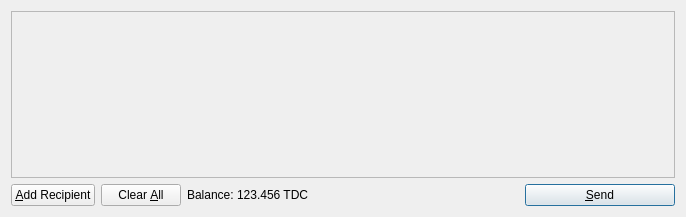
<?xml version="1.0" encoding="UTF-8"?>
<ui version="4.0">
 <class>SendCoinsDialog</class>
 <widget class="QDialog" name="SendCoinsDialog">
  <property name="geometry">
   <rect>
    <x>0</x>
    <y>0</y>
    <width>686</width>
    <height>217</height>
   </rect>
  </property>
  <property name="windowTitle">
   <string>Send Coins</string>
  </property>
  <layout class="QVBoxLayout" name="verticalLayout">
   <item>
    <widget class="QScrollArea" name="scrollArea">
     <property name="widgetResizable">
      <bool>true</bool>
     </property>
     <widget class="QWidget" name="scrollAreaWidgetContents">
      <property name="geometry">
       <rect>
        <x>0</x>
        <y>0</y>
        <width>666</width>
        <height>165</height>
       </rect>
      </property>
      <layout class="QVBoxLayout" name="verticalLayout_2">
       <property name="margin">
        <number>0</number>
       </property>
       <item>
        <layout class="QVBoxLayout" name="entries">
         <property name="spacing">
          <number>6</number>
         </property>
        </layout>
       </item>
       <item>
        <spacer name="verticalSpacer">
         <property name="orientation">
          <enum>Qt::Vertical</enum>
         </property>
         <property name="sizeHint" stdset="0">
          <size>
           <width>20</width>
           <height>40</height>
          </size>
         </property>
        </spacer>
       </item>
      </layout>
     </widget>
    </widget>
   </item>
   <item>
    <layout class="QHBoxLayout" name="horizontalLayout">
     <item>
      <widget class="QPushButton" name="addButton">
       <property name="toolTip">
        <string>Send to multiple recipients at once</string>
       </property>
       <property name="text">
        <string>&amp;Add Recipient</string>
       </property>
       <property name="icon">
        <iconset resource="../bitcoin.qrc">
         <normaloff>:/icons/add</normaloff>:/icons/add</iconset>
       </property>
       <property name="autoDefault">
        <bool>false</bool>
       </property>
      </widget>
     </item>
     <item>
      <widget class="QPushButton" name="clearButton">
       <property name="sizePolicy">
        <sizepolicy hsizetype="Minimum" vsizetype="Fixed">
         <horstretch>0</horstretch>
         <verstretch>0</verstretch>
        </sizepolicy>
       </property>
       <property name="toolTip">
        <string>Remove all transaction fields</string>
       </property>
       <property name="text">
        <string>Clear &amp;All</string>
       </property>
       <property name="icon">
        <iconset resource="../bitcoin.qrc">
         <normaloff>:/icons/remove</normaloff>:/icons/remove</iconset>
       </property>
       <property name="autoRepeatDelay">
        <number>300</number>
       </property>
       <property name="autoDefault">
        <bool>false</bool>
       </property>
      </widget>
     </item>
     <item>
      <layout class="QHBoxLayout" name="horizontalLayout_2">
       <property name="spacing">
        <number>3</number>
       </property>
       <item>
        <widget class="QLabel" name="label">
         <property name="text">
          <string>Balance:</string>
         </property>
        </widget>
       </item>
       <item>
        <widget class="QLabel" name="labelBalance">
         <property name="cursor">
          <cursorShape>IBeamCursor</cursorShape>
         </property>
         <property name="text">
          <string>123.456 TDC</string>
         </property>
         <property name="textInteractionFlags">
          <set>Qt::LinksAccessibleByMouse|Qt::TextSelectableByKeyboard|Qt::TextSelectableByMouse</set>
         </property>
        </widget>
       </item>
      </layout>
     </item>
     <item>
      <spacer name="horizontalSpacer">
       <property name="orientation">
        <enum>Qt::Horizontal</enum>
       </property>
       <property name="sizeHint" stdset="0">
        <size>
         <width>40</width>
         <height>20</height>
        </size>
       </property>
      </spacer>
     </item>
     <item>
      <widget class="QPushButton" name="sendButton">
       <property name="minimumSize">
        <size>
         <width>150</width>
         <height>0</height>
        </size>
       </property>
       <property name="toolTip">
        <string>Confirm the send action</string>
       </property>
       <property name="text">
        <string>&amp;Send</string>
       </property>
       <property name="icon">
        <iconset resource="../bitcoin.qrc">
         <normaloff>:/icons/send</normaloff>:/icons/send</iconset>
       </property>
       <property name="default">
        <bool>true</bool>
       </property>
      </widget>
     </item>
    </layout>
   </item>
  </layout>
 </widget>
 <resources>
  <include location="../bitcoin.qrc"/>
 </resources>
 <connections/>
</ui>
